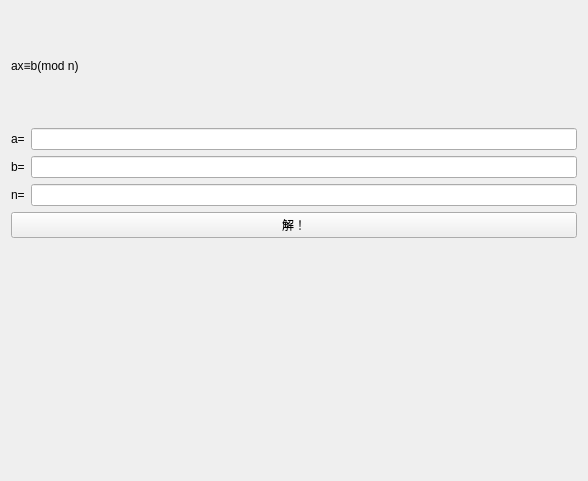
<?xml version="1.0" encoding="UTF-8"?>
<ui version="4.0">
 <class>LinearCongruenceEquationCalculatorWidgetClass</class>
 <widget class="QWidget" name="LinearCongruenceEquationCalculatorWidgetClass">
  <property name="geometry">
   <rect>
    <x>0</x>
    <y>0</y>
    <width>588</width>
    <height>481</height>
   </rect>
  </property>
  <property name="windowTitle">
   <string notr="true">线性同余方程</string>
  </property>
  <layout class="QGridLayout" name="gridLayout_3">
   <item row="0" column="0">
    <layout class="QGridLayout" name="gridLayout_2">
     <item row="0" column="0">
      <widget class="QLabel" name="label">
       <property name="text">
        <string notr="true">&lt;html&gt;&lt;head/&gt;&lt;body&gt;&lt;p&gt;ax≡b(mod n)&lt;/p&gt;&lt;/body&gt;&lt;/html&gt;</string>
       </property>
      </widget>
     </item>
     <item row="1" column="0">
      <layout class="QGridLayout" name="gridLayout">
       <item row="0" column="0">
        <widget class="QLabel" name="label_2">
         <property name="text">
          <string notr="true">a=</string>
         </property>
        </widget>
       </item>
       <item row="0" column="1">
        <widget class="QLineEdit" name="lineEditA">
         <property name="text">
          <string notr="true"/>
         </property>
        </widget>
       </item>
       <item row="1" column="0">
        <widget class="QLabel" name="label_3">
         <property name="text">
          <string notr="true">b=</string>
         </property>
        </widget>
       </item>
       <item row="1" column="1">
        <widget class="QLineEdit" name="lineEditB">
         <property name="text">
          <string notr="true"/>
         </property>
        </widget>
       </item>
       <item row="2" column="0">
        <widget class="QLabel" name="label_4">
         <property name="text">
          <string notr="true">n=</string>
         </property>
        </widget>
       </item>
       <item row="2" column="1">
        <widget class="QLineEdit" name="lineEditC">
         <property name="text">
          <string notr="true"/>
         </property>
        </widget>
       </item>
      </layout>
     </item>
     <item row="2" column="0">
      <widget class="QPushButton" name="pushButton">
       <property name="text">
        <string notr="true">解！</string>
       </property>
      </widget>
     </item>
    </layout>
   </item>
   <item row="1" column="0">
    <widget class="KatexViewer" name="widget" native="true"/>
   </item>
  </layout>
 </widget>
 <layoutdefault spacing="6" margin="11"/>
 <customwidgets>
  <customwidget>
   <class>KatexViewer</class>
   <extends>QWidget</extends>
   <header>widgets/katexviewer.h</header>
   <container>1</container>
  </customwidget>
 </customwidgets>
 <resources/>
 <connections/>
</ui>
